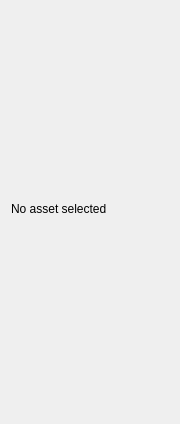
<?xml version="1.0" encoding="UTF-8"?>
<ui version="4.0">
 <class>AssetVersionDetails</class>
 <widget class="QWidget" name="AssetVersionDetails">
  <property name="geometry">
   <rect>
    <x>0</x>
    <y>0</y>
    <width>180</width>
    <height>424</height>
   </rect>
  </property>
  <property name="minimumSize">
   <size>
    <width>180</width>
    <height>0</height>
   </size>
  </property>
  <property name="maximumSize">
   <size>
    <width>180</width>
    <height>16777215</height>
   </size>
  </property>
  <property name="windowTitle">
   <string>Form</string>
  </property>
  <layout class="QHBoxLayout" name="horizontalLayout">
   <item>
    <layout class="QVBoxLayout" name="verticalLayout">
     <item>
      <spacer name="verticalSpacer_2">
       <property name="orientation">
        <enum>Qt::Vertical</enum>
       </property>
       <property name="sizeType">
        <enum>QSizePolicy::Fixed</enum>
       </property>
       <property name="sizeHint" stdset="0">
        <size>
         <width>20</width>
         <height>75</height>
        </size>
       </property>
      </spacer>
     </item>
     <item>
      <widget class="QLabel" name="AssetVersionImageLabel">
       <property name="minimumSize">
        <size>
         <width>180</width>
         <height>110</height>
        </size>
       </property>
       <property name="maximumSize">
        <size>
         <width>180</width>
         <height>110</height>
        </size>
       </property>
       <property name="text">
        <string/>
       </property>
      </widget>
     </item>
     <item>
      <widget class="QLabel" name="AssetVersionDetailsLabel">
       <property name="text">
        <string>No asset selected</string>
       </property>
       <property name="alignment">
        <set>Qt::AlignLeading|Qt::AlignLeft|Qt::AlignTop</set>
       </property>
       <property name="wordWrap">
        <bool>true</bool>
       </property>
      </widget>
     </item>
     <item>
      <spacer name="verticalSpacer">
       <property name="orientation">
        <enum>Qt::Vertical</enum>
       </property>
       <property name="sizeHint" stdset="0">
        <size>
         <width>20</width>
         <height>40</height>
        </size>
       </property>
      </spacer>
     </item>
    </layout>
   </item>
  </layout>
 </widget>
 <resources/>
 <connections/>
</ui>
